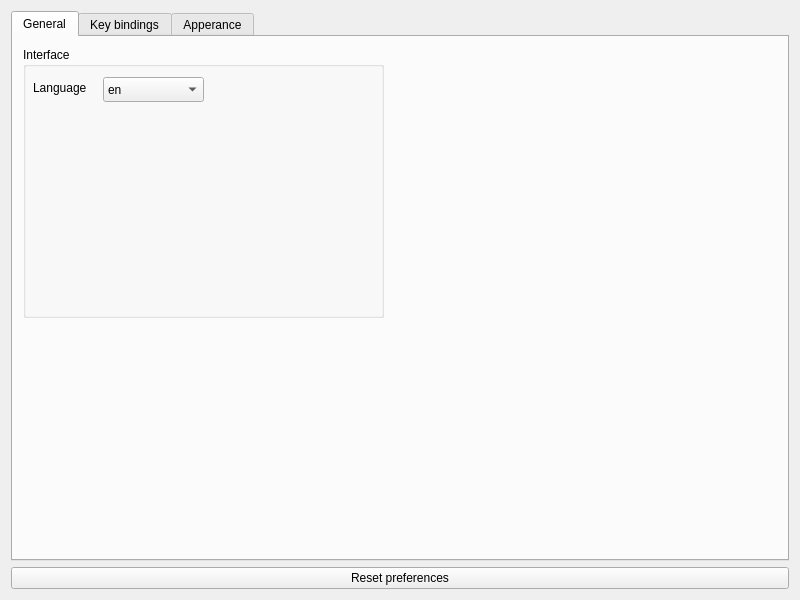
<?xml version="1.0" encoding="UTF-8"?>
<ui version="4.0">
 <class>Preferences</class>
 <widget class="QWidget" name="Preferences">
  <property name="geometry">
   <rect>
    <x>0</x>
    <y>0</y>
    <width>800</width>
    <height>600</height>
   </rect>
  </property>
  <property name="windowTitle">
   <string>Preferences</string>
  </property>
  <layout class="QGridLayout" name="gridLayout">
   <item row="0" column="0">
    <widget class="QTabWidget" name="tabWidget">
     <property name="layoutDirection">
      <enum>Qt::LeftToRight</enum>
     </property>
     <property name="currentIndex">
      <number>0</number>
     </property>
     <widget class="QWidget" name="tab">
      <attribute name="title">
       <string>General</string>
      </attribute>
      <widget class="QGroupBox" name="groupBox_3">
       <property name="geometry">
        <rect>
         <x>10</x>
         <y>10</y>
         <width>361</width>
         <height>271</height>
        </rect>
       </property>
       <property name="title">
        <string>Interface</string>
       </property>
       <widget class="QLabel" name="label_12">
        <property name="geometry">
         <rect>
          <x>10</x>
          <y>30</y>
          <width>71</width>
          <height>21</height>
         </rect>
        </property>
        <property name="text">
         <string>Language</string>
        </property>
       </widget>
       <widget class="QComboBox" name="languageCombo">
        <property name="geometry">
         <rect>
          <x>80</x>
          <y>30</y>
          <width>101</width>
          <height>25</height>
         </rect>
        </property>
        <item>
         <property name="text">
          <string>en</string>
         </property>
        </item>
        <item>
         <property name="text">
          <string>ru</string>
         </property>
        </item>
        <item>
         <property name="text">
          <string>uk</string>
         </property>
        </item>
       </widget>
      </widget>
     </widget>
     <widget class="QWidget" name="tab_2">
      <attribute name="title">
       <string>Key bindings</string>
      </attribute>
      <widget class="QWidget" name="layoutWidget">
       <property name="geometry">
        <rect>
         <x>10</x>
         <y>10</y>
         <width>761</width>
         <height>531</height>
        </rect>
       </property>
       <layout class="QHBoxLayout" name="horizontalLayout">
        <item>
         <widget class="QGroupBox" name="groupBox">
          <property name="title">
           <string>Main menu hotkeys</string>
          </property>
          <widget class="QKeySequenceEdit" name="seqOpenFile">
           <property name="geometry">
            <rect>
             <x>120</x>
             <y>60</y>
             <width>71</width>
             <height>25</height>
            </rect>
           </property>
          </widget>
          <widget class="QKeySequenceEdit" name="seqSaveFile">
           <property name="geometry">
            <rect>
             <x>120</x>
             <y>90</y>
             <width>71</width>
             <height>25</height>
            </rect>
           </property>
          </widget>
          <widget class="QKeySequenceEdit" name="seqSaveAs">
           <property name="geometry">
            <rect>
             <x>120</x>
             <y>120</y>
             <width>71</width>
             <height>25</height>
            </rect>
           </property>
          </widget>
          <widget class="QKeySequenceEdit" name="seqAnalyze">
           <property name="geometry">
            <rect>
             <x>120</x>
             <y>150</y>
             <width>71</width>
             <height>25</height>
            </rect>
           </property>
          </widget>
          <widget class="QLabel" name="label_6">
           <property name="geometry">
            <rect>
             <x>20</x>
             <y>150</y>
             <width>101</width>
             <height>17</height>
            </rect>
           </property>
           <property name="text">
            <string>Analyze file</string>
           </property>
          </widget>
          <widget class="QLabel" name="label_4">
           <property name="geometry">
            <rect>
             <x>20</x>
             <y>120</y>
             <width>101</width>
             <height>17</height>
            </rect>
           </property>
           <property name="text">
            <string>Save file as...</string>
           </property>
          </widget>
          <widget class="QLabel" name="label_3">
           <property name="geometry">
            <rect>
             <x>20</x>
             <y>90</y>
             <width>101</width>
             <height>21</height>
            </rect>
           </property>
           <property name="text">
            <string>Save file</string>
           </property>
          </widget>
          <widget class="QLabel" name="label_2">
           <property name="geometry">
            <rect>
             <x>20</x>
             <y>60</y>
             <width>101</width>
             <height>21</height>
            </rect>
           </property>
           <property name="text">
            <string>Open file</string>
           </property>
          </widget>
          <widget class="QLabel" name="label">
           <property name="geometry">
            <rect>
             <x>20</x>
             <y>30</y>
             <width>101</width>
             <height>21</height>
            </rect>
           </property>
           <property name="text">
            <string>New file</string>
           </property>
          </widget>
          <widget class="QKeySequenceEdit" name="seqExit">
           <property name="geometry">
            <rect>
             <x>120</x>
             <y>180</y>
             <width>71</width>
             <height>25</height>
            </rect>
           </property>
          </widget>
          <widget class="QKeySequenceEdit" name="seqUndo">
           <property name="geometry">
            <rect>
             <x>120</x>
             <y>210</y>
             <width>71</width>
             <height>25</height>
            </rect>
           </property>
          </widget>
          <widget class="QKeySequenceEdit" name="seqRedo">
           <property name="geometry">
            <rect>
             <x>120</x>
             <y>240</y>
             <width>71</width>
             <height>25</height>
            </rect>
           </property>
          </widget>
          <widget class="QKeySequenceEdit" name="seqFind">
           <property name="geometry">
            <rect>
             <x>120</x>
             <y>270</y>
             <width>71</width>
             <height>25</height>
            </rect>
           </property>
          </widget>
          <widget class="QKeySequenceEdit" name="seqReplace">
           <property name="geometry">
            <rect>
             <x>120</x>
             <y>300</y>
             <width>71</width>
             <height>25</height>
            </rect>
           </property>
          </widget>
          <widget class="QKeySequenceEdit" name="seqOffset">
           <property name="geometry">
            <rect>
             <x>120</x>
             <y>330</y>
             <width>71</width>
             <height>25</height>
            </rect>
           </property>
          </widget>
          <widget class="QKeySequenceEdit" name="keySequenceEdit_10">
           <property name="geometry">
            <rect>
             <x>120</x>
             <y>360</y>
             <width>71</width>
             <height>25</height>
            </rect>
           </property>
          </widget>
          <widget class="QLabel" name="label_7">
           <property name="geometry">
            <rect>
             <x>20</x>
             <y>180</y>
             <width>101</width>
             <height>17</height>
            </rect>
           </property>
           <property name="text">
            <string>Exit</string>
           </property>
          </widget>
          <widget class="QLabel" name="label_8">
           <property name="geometry">
            <rect>
             <x>20</x>
             <y>210</y>
             <width>101</width>
             <height>21</height>
            </rect>
           </property>
           <property name="text">
            <string>Undo</string>
           </property>
          </widget>
          <widget class="QLabel" name="label_9">
           <property name="geometry">
            <rect>
             <x>20</x>
             <y>240</y>
             <width>101</width>
             <height>21</height>
            </rect>
           </property>
           <property name="text">
            <string>Redo</string>
           </property>
          </widget>
          <widget class="QLabel" name="label_10">
           <property name="geometry">
            <rect>
             <x>20</x>
             <y>270</y>
             <width>101</width>
             <height>21</height>
            </rect>
           </property>
           <property name="text">
            <string>Find</string>
           </property>
          </widget>
          <widget class="QLabel" name="label_5">
           <property name="geometry">
            <rect>
             <x>20</x>
             <y>300</y>
             <width>101</width>
             <height>21</height>
            </rect>
           </property>
           <property name="text">
            <string>Replace</string>
           </property>
          </widget>
          <widget class="QLabel" name="label_11">
           <property name="geometry">
            <rect>
             <x>20</x>
             <y>330</y>
             <width>101</width>
             <height>21</height>
            </rect>
           </property>
           <property name="text">
            <string>Go to offset</string>
           </property>
          </widget>
          <widget class="QKeySequenceEdit" name="seqNewFile">
           <property name="geometry">
            <rect>
             <x>120</x>
             <y>30</y>
             <width>71</width>
             <height>25</height>
            </rect>
           </property>
          </widget>
         </widget>
        </item>
        <item>
         <widget class="QGroupBox" name="groupBox_2">
          <property name="title">
           <string>Navigation and editing</string>
          </property>
          <property name="flat">
           <bool>false</bool>
          </property>
          <property name="checkable">
           <bool>false</bool>
          </property>
         </widget>
        </item>
       </layout>
      </widget>
     </widget>
     <widget class="QWidget" name="tab_5">
      <attribute name="title">
       <string>Apperance</string>
      </attribute>
      <layout class="QGridLayout" name="gridLayout_2">
       <item row="0" column="0">
        <widget class="QGroupBox" name="groupBox_4">
         <property name="title">
          <string>Color scheme</string>
         </property>
         <layout class="QGridLayout" name="gridLayout_3">
          <item row="0" column="0">
           <widget class="QListWidget" name="listWidget"/>
          </item>
         </layout>
        </widget>
       </item>
      </layout>
     </widget>
    </widget>
   </item>
   <item row="1" column="0">
    <widget class="QPushButton" name="resetPreferences">
     <property name="text">
      <string>Reset preferences</string>
     </property>
    </widget>
   </item>
  </layout>
 </widget>
 <resources/>
 <connections/>
</ui>
